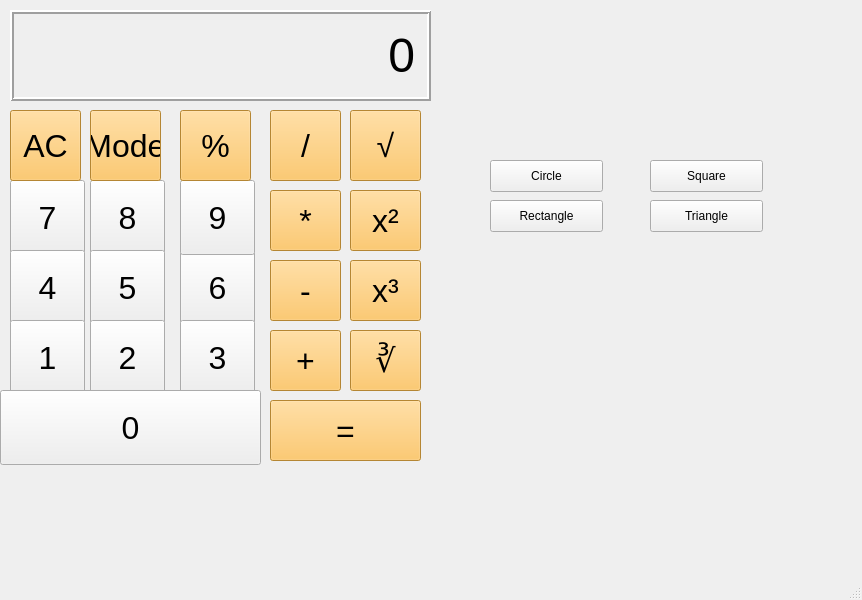
<?xml version="1.0" encoding="UTF-8"?>
<ui version="4.0">
 <class>MainWindow</class>
 <widget class="QMainWindow" name="MainWindow">
  <property name="geometry">
   <rect>
    <x>0</x>
    <y>0</y>
    <width>862</width>
    <height>600</height>
   </rect>
  </property>
  <property name="windowTitle">
   <string>MainWindow</string>
  </property>
  <widget class="QWidget" name="centralwidget">
   <widget class="QLabel" name="result">
    <property name="geometry">
     <rect>
      <x>10</x>
      <y>10</y>
      <width>421</width>
      <height>91</height>
     </rect>
    </property>
    <property name="font">
     <font>
      <pointsize>36</pointsize>
     </font>
    </property>
    <property name="frameShape">
     <enum>QFrame::Box</enum>
    </property>
    <property name="frameShadow">
     <enum>QFrame::Raised</enum>
    </property>
    <property name="lineWidth">
     <number>2</number>
    </property>
    <property name="text">
     <string>0</string>
    </property>
    <property name="alignment">
     <set>Qt::AlignRight|Qt::AlignTrailing|Qt::AlignVCenter</set>
    </property>
    <property name="margin">
     <number>10</number>
    </property>
   </widget>
   <widget class="QPushButton" name="division_button">
    <property name="geometry">
     <rect>
      <x>270</x>
      <y>110</y>
      <width>71</width>
      <height>71</height>
     </rect>
    </property>
    <property name="font">
     <font>
      <pointsize>24</pointsize>
     </font>
    </property>
    <property name="styleSheet">
     <string notr="true">BACKGROUND:rgb(254, 187, 71)</string>
    </property>
    <property name="text">
     <string>/</string>
    </property>
   </widget>
   <widget class="QPushButton" name="seven_button">
    <property name="geometry">
     <rect>
      <x>10</x>
      <y>180</y>
      <width>75</width>
      <height>75</height>
     </rect>
    </property>
    <property name="font">
     <font>
      <pointsize>24</pointsize>
     </font>
    </property>
    <property name="text">
     <string>7</string>
    </property>
   </widget>
   <widget class="QPushButton" name="four_button">
    <property name="geometry">
     <rect>
      <x>10</x>
      <y>250</y>
      <width>75</width>
      <height>75</height>
     </rect>
    </property>
    <property name="font">
     <font>
      <pointsize>24</pointsize>
     </font>
    </property>
    <property name="text">
     <string>4</string>
    </property>
   </widget>
   <widget class="QPushButton" name="eight_button">
    <property name="geometry">
     <rect>
      <x>90</x>
      <y>180</y>
      <width>75</width>
      <height>75</height>
     </rect>
    </property>
    <property name="font">
     <font>
      <pointsize>24</pointsize>
     </font>
    </property>
    <property name="text">
     <string>8</string>
    </property>
   </widget>
   <widget class="QPushButton" name="five_button">
    <property name="geometry">
     <rect>
      <x>90</x>
      <y>250</y>
      <width>75</width>
      <height>75</height>
     </rect>
    </property>
    <property name="font">
     <font>
      <pointsize>24</pointsize>
     </font>
    </property>
    <property name="text">
     <string>5</string>
    </property>
   </widget>
   <widget class="QPushButton" name="six_button">
    <property name="geometry">
     <rect>
      <x>180</x>
      <y>250</y>
      <width>75</width>
      <height>75</height>
     </rect>
    </property>
    <property name="font">
     <font>
      <pointsize>24</pointsize>
     </font>
    </property>
    <property name="text">
     <string>6</string>
    </property>
   </widget>
   <widget class="QPushButton" name="nine_button">
    <property name="geometry">
     <rect>
      <x>180</x>
      <y>180</y>
      <width>75</width>
      <height>75</height>
     </rect>
    </property>
    <property name="font">
     <font>
      <pointsize>24</pointsize>
     </font>
    </property>
    <property name="text">
     <string>9</string>
    </property>
   </widget>
   <widget class="QPushButton" name="three_button">
    <property name="geometry">
     <rect>
      <x>180</x>
      <y>320</y>
      <width>75</width>
      <height>75</height>
     </rect>
    </property>
    <property name="font">
     <font>
      <pointsize>24</pointsize>
     </font>
    </property>
    <property name="text">
     <string>3</string>
    </property>
   </widget>
   <widget class="QPushButton" name="two_button">
    <property name="geometry">
     <rect>
      <x>90</x>
      <y>320</y>
      <width>75</width>
      <height>75</height>
     </rect>
    </property>
    <property name="font">
     <font>
      <pointsize>24</pointsize>
     </font>
    </property>
    <property name="text">
     <string>2</string>
    </property>
   </widget>
   <widget class="QPushButton" name="one_button">
    <property name="geometry">
     <rect>
      <x>10</x>
      <y>320</y>
      <width>75</width>
      <height>75</height>
     </rect>
    </property>
    <property name="font">
     <font>
      <pointsize>24</pointsize>
     </font>
    </property>
    <property name="text">
     <string>1</string>
    </property>
   </widget>
   <widget class="QPushButton" name="zero_button">
    <property name="geometry">
     <rect>
      <x>0</x>
      <y>390</y>
      <width>261</width>
      <height>75</height>
     </rect>
    </property>
    <property name="font">
     <font>
      <pointsize>24</pointsize>
     </font>
    </property>
    <property name="text">
     <string>0</string>
    </property>
   </widget>
   <widget class="QPushButton" name="multiply_button">
    <property name="geometry">
     <rect>
      <x>270</x>
      <y>190</y>
      <width>71</width>
      <height>61</height>
     </rect>
    </property>
    <property name="font">
     <font>
      <pointsize>24</pointsize>
     </font>
    </property>
    <property name="styleSheet">
     <string notr="true">BACKGROUND:rgb(254, 187, 71)</string>
    </property>
    <property name="text">
     <string>*</string>
    </property>
   </widget>
   <widget class="QPushButton" name="subtract_button">
    <property name="geometry">
     <rect>
      <x>270</x>
      <y>260</y>
      <width>71</width>
      <height>61</height>
     </rect>
    </property>
    <property name="font">
     <font>
      <pointsize>24</pointsize>
     </font>
    </property>
    <property name="styleSheet">
     <string notr="true">BACKGROUND:rgb(254, 187, 71)</string>
    </property>
    <property name="text">
     <string>-</string>
    </property>
   </widget>
   <widget class="QPushButton" name="add_button">
    <property name="geometry">
     <rect>
      <x>270</x>
      <y>330</y>
      <width>71</width>
      <height>61</height>
     </rect>
    </property>
    <property name="font">
     <font>
      <pointsize>24</pointsize>
     </font>
    </property>
    <property name="styleSheet">
     <string notr="true">BACKGROUND:rgb(254, 187, 71)</string>
    </property>
    <property name="text">
     <string>+</string>
    </property>
   </widget>
   <widget class="QPushButton" name="equal_button">
    <property name="geometry">
     <rect>
      <x>270</x>
      <y>400</y>
      <width>151</width>
      <height>61</height>
     </rect>
    </property>
    <property name="font">
     <font>
      <pointsize>24</pointsize>
     </font>
    </property>
    <property name="styleSheet">
     <string notr="true">BACKGROUND:rgb(254, 187, 71)</string>
    </property>
    <property name="text">
     <string>=</string>
    </property>
   </widget>
   <widget class="QPushButton" name="clear_button">
    <property name="geometry">
     <rect>
      <x>10</x>
      <y>110</y>
      <width>71</width>
      <height>71</height>
     </rect>
    </property>
    <property name="font">
     <font>
      <pointsize>24</pointsize>
     </font>
    </property>
    <property name="styleSheet">
     <string notr="true">BACKGROUND:rgb(254, 187, 71)</string>
    </property>
    <property name="text">
     <string>AC</string>
    </property>
   </widget>
   <widget class="QPushButton" name="percent_button">
    <property name="geometry">
     <rect>
      <x>180</x>
      <y>110</y>
      <width>71</width>
      <height>71</height>
     </rect>
    </property>
    <property name="font">
     <font>
      <pointsize>24</pointsize>
     </font>
    </property>
    <property name="styleSheet">
     <string notr="true">BACKGROUND:rgb(254, 187, 71)</string>
    </property>
    <property name="text">
     <string>%</string>
    </property>
   </widget>
   <widget class="QPushButton" name="square_button">
    <property name="geometry">
     <rect>
      <x>350</x>
      <y>190</y>
      <width>71</width>
      <height>61</height>
     </rect>
    </property>
    <property name="font">
     <font>
      <pointsize>24</pointsize>
     </font>
    </property>
    <property name="styleSheet">
     <string notr="true">BACKGROUND:rgb(254, 187, 71)</string>
    </property>
    <property name="text">
     <string>x²</string>
    </property>
   </widget>
   <widget class="QPushButton" name="squareroot_button">
    <property name="geometry">
     <rect>
      <x>350</x>
      <y>110</y>
      <width>71</width>
      <height>71</height>
     </rect>
    </property>
    <property name="font">
     <font>
      <pointsize>24</pointsize>
     </font>
    </property>
    <property name="styleSheet">
     <string notr="true">BACKGROUND:rgb(254, 187, 71)</string>
    </property>
    <property name="text">
     <string>√</string>
    </property>
   </widget>
   <widget class="QPushButton" name="cube_root_button">
    <property name="geometry">
     <rect>
      <x>350</x>
      <y>330</y>
      <width>71</width>
      <height>61</height>
     </rect>
    </property>
    <property name="font">
     <font>
      <pointsize>24</pointsize>
     </font>
    </property>
    <property name="styleSheet">
     <string notr="true">BACKGROUND:rgb(254, 187, 71)</string>
    </property>
    <property name="text">
     <string>∛</string>
    </property>
   </widget>
   <widget class="QPushButton" name="cube_button">
    <property name="geometry">
     <rect>
      <x>350</x>
      <y>260</y>
      <width>71</width>
      <height>61</height>
     </rect>
    </property>
    <property name="font">
     <font>
      <pointsize>24</pointsize>
     </font>
    </property>
    <property name="styleSheet">
     <string notr="true">BACKGROUND:rgb(254, 187, 71)</string>
    </property>
    <property name="text">
     <string>x³</string>
    </property>
   </widget>
   <widget class="QPushButton" name="mode_button">
    <property name="geometry">
     <rect>
      <x>90</x>
      <y>110</y>
      <width>71</width>
      <height>71</height>
     </rect>
    </property>
    <property name="font">
     <font>
      <pointsize>24</pointsize>
     </font>
    </property>
    <property name="styleSheet">
     <string notr="true">BACKGROUND:rgb(254, 187, 71)</string>
    </property>
    <property name="text">
     <string>Mode</string>
    </property>
   </widget>
   <widget class="QFrame" name="secondpage">
    <property name="geometry">
     <rect>
      <x>450</x>
      <y>120</y>
      <width>351</width>
      <height>341</height>
     </rect>
    </property>
    <widget class="QLabel" name="label">
     <property name="geometry">
      <rect>
       <x>40</x>
       <y>230</y>
       <width>261</width>
       <height>20</height>
      </rect>
     </property>
     <property name="text">
      <string/>
     </property>
    </widget>
    <widget class="QPushButton" name="square_button_2">
     <property name="geometry">
      <rect>
       <x>200</x>
       <y>40</y>
       <width>113</width>
       <height>32</height>
      </rect>
     </property>
     <property name="text">
      <string>Square</string>
     </property>
    </widget>
    <widget class="QPushButton" name="circle_button">
     <property name="geometry">
      <rect>
       <x>40</x>
       <y>40</y>
       <width>113</width>
       <height>32</height>
      </rect>
     </property>
     <property name="text">
      <string>Circle</string>
     </property>
    </widget>
    <widget class="QPushButton" name="triangle_button">
     <property name="geometry">
      <rect>
       <x>200</x>
       <y>80</y>
       <width>113</width>
       <height>32</height>
      </rect>
     </property>
     <property name="text">
      <string>Triangle</string>
     </property>
    </widget>
    <widget class="QPushButton" name="rectangle_button">
     <property name="geometry">
      <rect>
       <x>40</x>
       <y>80</y>
       <width>113</width>
       <height>32</height>
      </rect>
     </property>
     <property name="text">
      <string>Rectangle</string>
     </property>
    </widget>
   </widget>
  </widget>
  <widget class="QMenuBar" name="menubar">
   <property name="geometry">
    <rect>
     <x>0</x>
     <y>0</y>
     <width>862</width>
     <height>37</height>
    </rect>
   </property>
  </widget>
  <widget class="QStatusBar" name="statusbar"/>
 </widget>
 <resources/>
 <connections/>
</ui>
